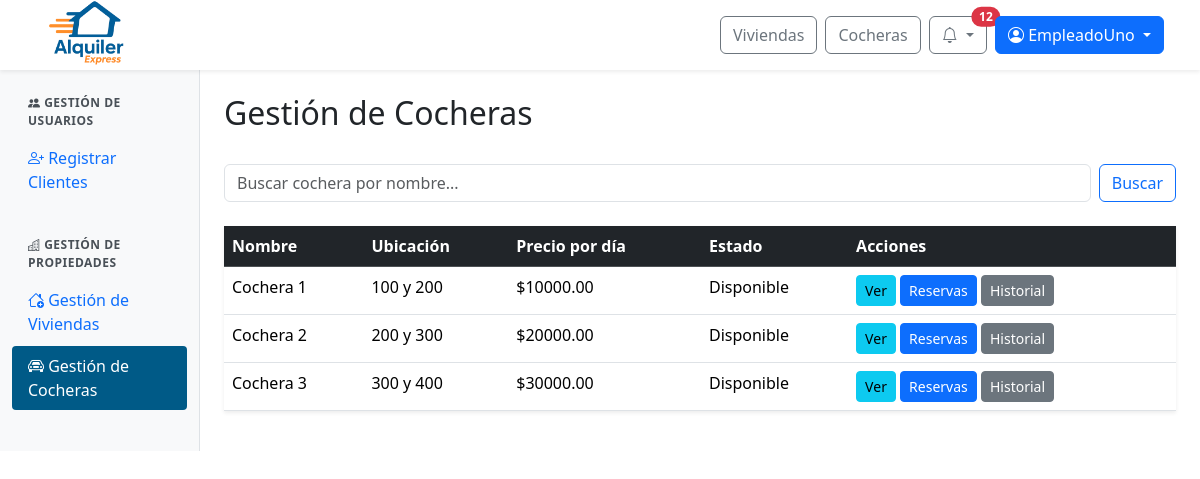
/panel/cocheras/ (signed in), run on the app's committed database.
### web/models.py (models this page shows, shortened)
class Cochera(models.Model):
    id_cochera = models.AutoField(primary_key=True)
    nombre = models.CharField(max_length=100, unique=True)
    alto = models.FloatField()
    ancho = models.FloatField()
    largo = models.FloatField()
    cantidad_vehiculos = models.IntegerField()
    con_techo = models.BooleanField()
    descripcion = models.TextField()
    direccion = models.TextField()
    provincia = models.ForeignKey(Provincia, on_delete=models.SET_NULL, null=True)
    ciudad = models.ForeignKey(Ciudad, on_delete=models.SET_NULL, null=True)
    precio_por_dia = models.DecimalField(max_digits=10, decimal_places=2)
    politica_cancelacion = models.TextField()
    fecha_publicacion = models.DateField()
    estado = models.ForeignKey(Estado, on_delete=models.SET_NULL, null=True)
    empleado = models.ForeignKey(Perfil, null=True, blank=True, on_delete=models.SET_NULL)
    minimo_dias_alquiler = models.PositiveIntegerField(default=1, verbose_name="Mínimo de días de alquiler")

class Estado(models.Model):
    id_estado = models.AutoField(primary_key=True)
    nombre = models.CharField(max_length=100)

### web/views/viewsAdminPropiedades.py (the view)
# urls.py: path('panel/cocheras/', viewsAdminPropiedades.admin_cocheras, name='admin_cocheras'),
@login_required
@user_passes_test(is_admin_or_empleado)
def admin_cocheras(request):
    query = request.GET.get('q', '').strip()
    cocheras = Cochera.objects.exclude(estado__nombre='Eliminado').order_by('nombre')
    if query:
        cocheras = cocheras.filter(
            Q(nombre__icontains=query) | Q(descripcion__icontains=query)
        )
    empleados = Perfil.objects.filter(usuario__groups__name="empleado")
    admins = Perfil.objects.filter(usuario__is_staff=True).distinct()
    fechas_max_ocupadas = {}
    for cochera in cocheras:
        reservas_activas = Reserva.objects.filter(
            cochera=cochera,
            estado__nombre__in=['Aprobada', 'Pagada', 'Confirmada'],
            fecha_inicio__gte=date.today()
        ).order_by('fecha_inicio')
        if reservas_activas.exists():
            fecha_bloqueo = reservas_activas.first().fecha_inicio - timedelta(days=1)
            fechas_max_ocupadas[cochera.id_cochera] = fecha_bloqueo.strftime('%Y-%m-%d')
        else:
            fechas_max_ocupadas[cochera.id_cochera] = None
    fechas_ocupadas_dict = {}
    for cochera in cocheras:
        estados_mantenimiento = CocheraEstado.objects.filter(
            cochera=cochera,
            estado__nombre='En Mantenimiento',
            fecha_fin__gte=date.today()
        ).order_by('fecha_inicio')
        fechas_bloqueadas_cochera = []
        for estado_mantenimiento in estados_mantenimiento:
            if estado_mantenimiento.fecha_inicio and estado_mantenimiento.fecha_fin:
                delta = estado_mantenimiento.fecha_fin - estado_mantenimiento.fecha_inicio
                for i in range(delta.days + 1):
                    day = estado_mantenimiento.fecha_inicio + timedelta(days=i)
                    fechas_bloqueadas_cochera.append(day.strftime('%Y-%m-%d'))
        fechas_ocupadas_dict[cochera.id_cochera] = fechas_bloqueadas_cochera
    estados = list(Estado.objects.filter(nombre__in=["Disponible", "En Mantenimiento"]).values('id_estado', 'nombre'))
    id_disponible = next((e['id_estado'] for e in estados if e['nombre'] == "Disponible"), None)
    id_mantenimiento = next((e['id_estado'] for e in estados if e['nombre'] == "En Mantenimiento"), None)
    return render(request, 'admin/admin_cocheras.html', {
        'cocheras': cocheras,
        'query': query,
        'empleados': empleados,
        'id_disponible': id_disponible,
        'id_mantenimiento': id_mantenimiento,
        'admins': admins,
        'fechas_max_ocupadas': fechas_max_ocupadas,  # Asegúrate de pasar esta variable
        'fechas_ocupadas_dict': fechas_ocupadas_dict, # Asegúrate de pasar esta variable
    })

### web/authentication.py (called while the page is built)
    def get_user(self, user_id):
        try:
            return User.objects.get(pk=user_id)
        except User.DoesNotExist:
            return None

### web/context_processors.py (called while the page is built)
def notifications(request):
    if request.user.is_authenticated:
        try:
            return {
                'notificaciones': request.user.perfil.notificacion_set.order_by('-fecha_creacion')[:10],
                'notificaciones_no_leidas': request.user.perfil.notificacion_set.filter(leido=False).count()
            }
        except Exception:
            return {}
    return {}

def is_client_context(request):
    return {'is_client': is_client(request.user)}

### web/templatetags/user_groups.py (called while the page is built)
@register.filter(name='has_group')
def has_group(user, group_name):
    if not user.is_authenticated:
        return False
    return user.groups.filter(name=group_name).exists()

### web/utils.py (called while the page is built)
def is_client(user):
    return user.is_authenticated and user.groups.filter(name="cliente").exists()

def is_admin_or_empleado(user):
    return user.is_authenticated and (user.is_staff or user.groups.filter(name="empleado").exists())

### web/templates/admin/admin_cocheras.html (shortened to what this page needs)
{% extends 'admin/admin_base.html' %}
{% block admin_content %}
<div class="d-flex justify-content-between align-items-center mb-4">
    <h2>Gestión de Cocheras</h2>
    <link rel="stylesheet" href="https://cdn.jsdelivr.net/npm/flatpickr/dist/flatpickr.min.css">
</div>
<form class="d-flex mb-4" role="search" method="GET" action="{% url 'admin_cocheras' %}">
    <input class="form-control me-2" type="search" placeholder="Buscar cochera por nombre..." aria-label="Search" name="q" value="{{ query }}">
    <button class="btn btn-outline-primary" type="submit">Buscar</button>
</form>
<div class="shadow-sm">
  <div class="card-body">
    <table class="table table-hover">
      <thead class="table-dark">
        <tr>
          <th scope="col">Nombre</th>
          <th scope="col">Ubicación</th>
          <th scope="col">Precio por día</th>
          <th scope="col">Estado</th>
          <th scope="col">Acciones</th>
        </tr>
      </thead>
      <tbody>
        {% for cochera in cocheras %}
        <tr>
          <td>{{ cochera.nombre }}</td>
          <td>{{ cochera.direccion }}</td>
          <td>${{ cochera.precio_por_dia|floatformat:2 }}</td>
          <td>{{ cochera.estado.nombre }}</td>
          <td>
            <a href="{% url 'detalle_cochera' cochera.id_cochera %}" class="btn btn-sm btn-info" title="Ver Detalles">Ver</a>
            <a href="{% url 'admin_cocheras_reservas' cochera.id_cochera %}" class="btn btn-sm btn-primary" title="Ver Estado/Reservas">Reservas</a>
            <a href="{% url 'admin_cocheras_historial' cochera.id_cochera %}" class="btn btn-sm btn-secondary" title="Ver Historial">Historial</a>
          </td>
        </tr>
        {% empty %}
        <tr>
          <td colspan="6">No se encontraron cocheras.</td>
        </tr>
        {% endfor %}
      </tbody>
    </table>
  </div>
</div>
{% endblock %}

### web/templates/base/base.html (shortened to what this page needs)
{% load static %}
{% load user_groups %}
<!DOCTYPE html>
<html lang="es">
<head>
  <link rel="stylesheet" href="{% static 'css/normalize.css' %}">
  <link href="https://cdn.jsdelivr.net/npm/bootstrap@5.3.3/dist/css/bootstrap.min.css" rel="stylesheet">
  <link href="https://cdn.jsdelivr.net/npm/bootstrap-icons@1.10.5/font/bootstrap-icons.css" rel="stylesheet">
  <link rel="stylesheet" href="https://cdn.jsdelivr.net/npm/sweetalert2@11/dist/sweetalert2.min.css">
  <link rel="stylesheet" href="{% static 'css/global.css' %}">
  <link rel="stylesheet" href="{% static 'css/notification.css' %}">
  {% block extra_css %}{% endblock %}
</head>
<body>
  <nav class="navbar navbar-expand-lg navbar-light bg-white fixed-top shadow-sm px-4">
    <div class="navbar__container container-fluid d-flex align-items-center justify-content-between">
      <div class="d-flex align-items-center me-3">
        <a href="{% url 'index' %}">
          <img src="{% static 'img/logo-alquiler-express-3.png' %}" alt="Logo Alquiler Express" class="navbar__icon">
        </a>
      </div>
      <div class="navbar__buttons d-flex align-items-center ms-3">
        <a href="{% url 'buscar_inmuebles' %}" class="btn btn-outline-secondary me-2">Viviendas</a>
        <a href="{% url 'buscar_cocheras' %}" class="btn btn-outline-secondary me-2">Cocheras</a>
        {% if user.is_authenticated %}
          <div class="dropdown me-2">
            <button class="btn btn-outline-secondary position-relative dropdown-toggle"
                    type="button"
                    id="notificacionesDropdown"
                    data-bs-toggle="dropdown"
                    aria-expanded="false"
                    onclick="marcarTodasLeidas('{% url 'marcar_todas_leidas' %}', '{{ csrf_token }}')">
              <i class="bi bi-bell"></i>
              {% if notificaciones_no_leidas > 0 %}
                <span class="position-absolute top-0 start-100 translate-middle badge rounded-pill bg-danger">
                  {{ notificaciones_no_leidas }}
                </span>
              {% endif %}
            </button>
          </div>
          <div class="dropdown">
            <button class="btn btn-primary dropdown-toggle" type="button" id="userOptionsDropdown" data-bs-toggle="dropdown" aria-expanded="false">
              <i class="bi bi-person-circle"></i> {{ user.first_name|default:user.username }}
            </button>
          </div>
        {% else %}
          <a href="{% url 'login' %}" class="btn btn-outline-secondary me-2">Iniciar sesión</a>
          <a href="{% url 'register' %}" class="btn btn-primary">Registrarse</a>
        {% endif %}
      </div>
    </div>
  </nav>
  {% block content %}{% endblock content %}
</body>
</html>

### web/static/css/global.css (style rules this page uses)
:root { --color-azul-alquiler: #005A87; --color-azul-hover: #004466; --color-azul-active: #003347; --color-azul-focus-shadow: rgba(0, 90, 135, 0.25); --color-naranja-alquiler: #F26A1B; --color-naranja-hover: #d85b17; --color-naranja-active: #b84e14; --color-naranja-focus-shadow: rgba(242, 106, 27, 0.25); }
.navbar { height: 70px; }
.navbar__container { height: 70px; }
.navbar__icon { height: 72px; }

### web/static/css/admin.css (style rules this page uses)
:root { --color-azul-alquiler: #005A87; --color-naranja-alquiler: #F26A1B; --color-azul-hover: #004466; --color-naranja-hover: #d85b17; }

### data on the page
Cochera: nombre "Cochera 1", direccion "100 y 200", precio_por_dia "10000.00", estado.nombre "Disponible"
Cochera: nombre "Cochera 2", direccion "200 y 300", precio_por_dia "20000.00", estado.nombre "Disponible"
Cochera: nombre "Cochera 3", direccion "300 y 400", precio_por_dia "30000.00", estado.nombre "Disponible"

### other printed values
{{ notificaciones_no_leidas }} "12"
{{ user.first_name|default:user.username }} "EmpleadoUno"
